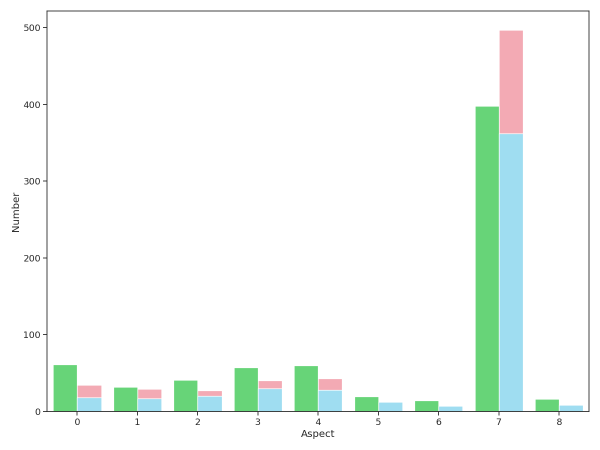
#> input picture HDAE/HDAE/Results/KEYBOARDS/plot_fig1.png, 1200 x 900 px (shown at 1/2 size)
$ jupyter execute run_kb.ipynb   (shell and % lines are left out)
#> lines starting #> are read from the running program, lines starting #| are printed output that depends on the picture
### HDAE/HDAE/config.py
def get_hparams(dataset):
    print('dataset = ', dataset)
    if dataset == "REST_EN":
        hparams = {
            "SEEDS": "restaurant.english",
            "st_num_aspect": 12,
            "general_asp": 0,
            "aspects": 30,
            "lr": 0.005,
            "dis_mu": 2,
            "hyper_beta": 0.02,
            "gb_temp": 1e-08,
            "w2v_ratio": 0.08,
            "mt_ratio": 100,
            "dis_1": 15.0,
            "dis_2": 20.0,
            "dis_3": 50.0,
            "aspect_tsne_bt": 20
        }
    elif dataset == "REST_SP":
        hparams = {
            "SEEDS": "restaurant.spanish",
            "st_num_aspect": 12,
            "general_asp": 0,
            "aspects": 30,

            "lr": 0.005,
            "dis_mu": 2,
            "hyper_beta": 0.02,
            "gb_temp": 1e-08,
            "w2v_ratio": 0.08,
            "mt_ratio": 100,
            "dis_1": 15.0,
            "dis_2": 20.0,
            "dis_3": 50.0,
            "aspect_tsne_bt": 20
        }
    elif dataset == "REST_FR":
        hparams = {
            "SEEDS": "restaurant.french",
            "st_num_aspect": 12,
            "general_asp": 0,
            "aspects": 30,
            "lr": 0.005,
            "dis_mu": 2,
            "hyper_beta": 0.02,
            "gb_temp": 1e-08,
            "w2v_ratio": 0.08,
            "mt_ratio": 100,
            "dis_1": 15.0,
            "dis_2": 20.0,
            "dis_3": 50.0,
            "aspect_tsne_bt": 20
        }
    elif dataset == "REST_RU":
        hparams = {
            "SEEDS": "restaurant.russian",
            "st_num_aspect": 12,
            "general_asp": 0,
            "aspects": 30,

            "lr": 0.005,
            "dis_mu": 2,
            "hyper_beta": 0.02,
            "gb_temp": 1e-08,
            "w2v_ratio": 0.08,
            "mt_ratio": 100,
            "dis_1": 15.0,
            "dis_2": 20.0,
            "dis_3": 50.0,
            "aspect_tsne_bt": 20
        }
    elif dataset == "REST_DU":
        hparams = {
            "SEEDS": "restaurant.dutch",
            "st_num_aspect": 12,
            "general_asp": 0,
            "aspects": 30,

            "lr": 0.005,
            "dis_mu": 2,
            "hyper_beta": 0.02,
            "gb_temp": 1e-08,
            "w2v_ratio": 0.08,
            "mt_ratio": 100,
            "dis_1": 15.0,
            "dis_2": 20.0,
            "dis_3": 50.0,
            "aspect_tsne_bt": 20
        }
    elif dataset == "REST_TU":
        hparams = {
            "SEEDS": "restaurant.turkish",
            "st_num_aspect": 12,
            "general_asp": 0,
            "aspects": 30,

            "lr": 0.005,
            "dis_mu": 2,
            "hyper_beta": 0.02,
            "gb_temp": 1e-08,
            "w2v_ratio": 0.08,
            "mt_ratio": 0.12,
            "dis_1": 15.0,
            "dis_2": 20.0,
            "dis_3": 50.0,
            "aspect_tsne_bt": 20
        }
    elif dataset == "BOOTS":
        hparams = {
            "SEEDS": "boots",
            "st_num_aspect": 9,
            "general_asp": 5,
            "aspects": 30,

            "lr": 0.00000035,
            "dis_mu": 4,
            "hyper_beta": 0.02,
            "gb_temp": 1e-04,
            "w2v_ratio": 0.1,
            "mt_ratio": 5,
            "dis_1": 16.0,
            "dis_2": 16.0,
            "dis_3": 8.0,
            "aspect_tsne_bt": 20
        }
    elif dataset == "BAGS_AND_CASES":
        hparams = {
            "SEEDS": "bags_and_cases",
            "st_num_aspect": 9,
            "general_asp": 4,
            "aspects": 30,

            "lr": 0.00000035,
            "dis_mu": 4,
            "hyper_beta": 0.02,
            "gb_temp": 1e-03,
            "w2v_ratio": 0.1,
            "mt_ratio": 5,
            "dis_1": 2.0,
            "dis_2": 168.0,
            "dis_3": 168.0,
            "aspect_tsne_bt": 20
        }
    elif dataset == "TV":
        hparams = {
            "SEEDS": "tv",
            "st_num_aspect": 9,
            "general_asp": 5,
            "aspects": 30,

            "lr": 0.00000035,
            "dis_mu": 4,
            "hyper_beta": 0.02,
            "gb_temp": 1e-05,
            "w2v_ratio": 0.1,
            "mt_ratio": 1000,
            "dis_1": 16.0,
            "dis_2": 40.0,
            "dis_3": 64.0,
            "aspect_tsne_bt": 20
        }
    elif dataset == "KEYBOARDS":
        hparams = {
            "SEEDS": "keyboards",
            "st_num_aspect": 9,
            "general_asp": 7,
            "aspects": 30,

            "lr": 0.00000015,
            "dis_mu": 4,
            "hyper_beta": 0.02,
            "gb_temp": 1e-05,
            "w2v_ratio": 0.1,
            "mt_ratio": 3000,
            "dis_1": 128.0,
            "dis_2": 32.0,
            "dis_3": 64.0,
            "aspect_tsne_bt": 20
        }
    elif dataset == "VACUUMS":
        hparams = {
            "SEEDS": "vacuums",
            "st_num_aspect": 9,
            "general_asp": 5,
            "aspects": 30,
            "lr": 0.00000015,
            "dis_mu": 4,
            "hyper_beta": 0.02,
            "gb_temp": 1e-06,
            "w2v_ratio": 0.1,
            "mt_ratio": 4000,
            "dis_1": 128.0,
            "dis_2": 4.0,
            "dis_3": 64.0,
            "aspect_tsne_bt": 20
        }
    elif dataset == "BLUETOOTH":
        hparams = {
            "SEEDS": "bluetooth",
            "st_num_aspect": 9,
            "general_asp": 6,
            "aspects": 30,
            "lr": 0.00000035,
            "dis_mu": 4,
            "hyper_beta": 0.02,
            "gb_temp": 1e-02,
            "w2v_ratio": 0.1,
            "mt_ratio": 2,
            "dis_1": 16.0,
            "dis_2": 168.0,
            "dis_3": 16.0,
            "aspect_tsne_bt": 20
        }
    else:
        raise NameError(f"\'{dataset}\' is not a valid dataset.")

    return hparams

### HDAE/HDAE/run_kb.ipynb
# Running HDAE for OPOSUM and Restaurant Review Dataset

After running the following code, all the information of evaluation for each epoch will be store in `Results` folder, including `F1 score`, `bar plot`, and `TSNE plot` shown in our paper.

[cell 1]
""" Global Setting """
import os
from config import get_hparams

os.environ["CUDA_VISIBLE_DEVICES"]="2"

from config import get_hparams

# BOOTS, BAGS_AND_CASES, TV, KEYBOARDS, VACUUMS, BLUETOOTH
# "REST_" + "EN" | "SP" | "FR" | "RU" | "DU" | "TU"
DATASET = "KEYBOARDS"
locals().update(get_hparams(DATASET))

sumout = f"./Results/{DATASET}/"
aspect_seeds = f"./data/seedwords/{SEEDS}.{aspects}-weights.txt"
aspect_init_file = f"./data/seedwords/{SEEDS}.{aspects}.txt"
train_type = "rec_mt_neva_tsne"
student_type = "hyper_rec_dis_10_gbl_tsne"

command = f"python3 ./main.py --sumout {sumout} \
                              --aspect_seeds {aspect_seeds} \
                              --aspect_init_file {aspect_init_file} \
                              --general_asp {general_asp} \
                              --dataset {DATASET} \
                              --train_type {train_type} --student_type {student_type} \
                              --lr {lr} \
                              --dis_mu {dis_mu} \
                              --hyper_beta {hyper_beta} \
                              --gb_temp {gb_temp} \
                              --w2v_ratio {w2v_ratio} \
                              --st_num_aspect {st_num_aspect} \
                              --mt_ratio {mt_ratio} \
                              --dis_1 {dis_1} --dis_2 {dis_2} --dis_3 {dis_3} \
                              --aspect_tsne_bt {aspect_tsne_bt}"

[cell 2]
""" Running HDAE """
print("Running Command:")
print(' '.join(command.split()))

[cell 3]
""" Show Results """
from PIL import Image

best_epoch = 1 # manually select

display(Image.open(f"{sumout}plot_fig{best_epoch}.png").resize((800, 600)))
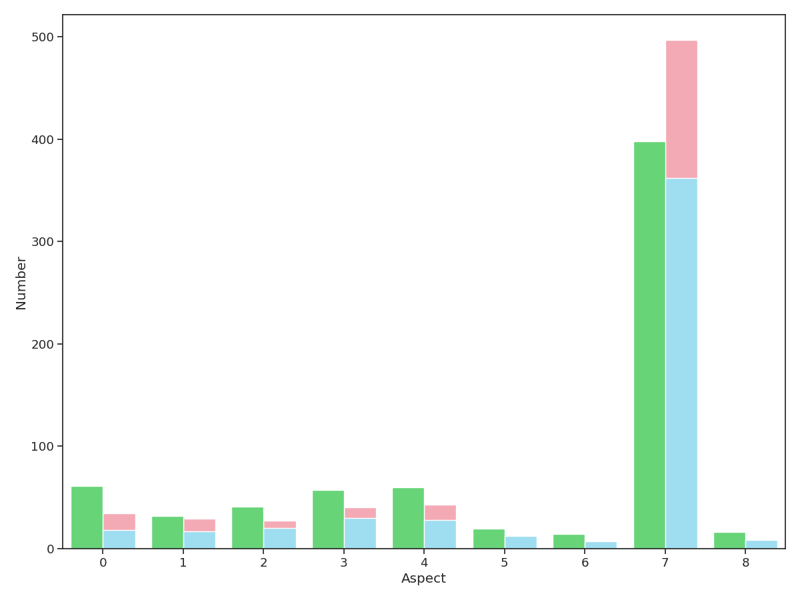
#> shown: PIL image 800x600 RGBA; mean R, G, B, A 243, 249.1, 245.7, 255
display(Image.open(f"{sumout}TSNE_type_fig{best_epoch}.png").resize((800, 600)))
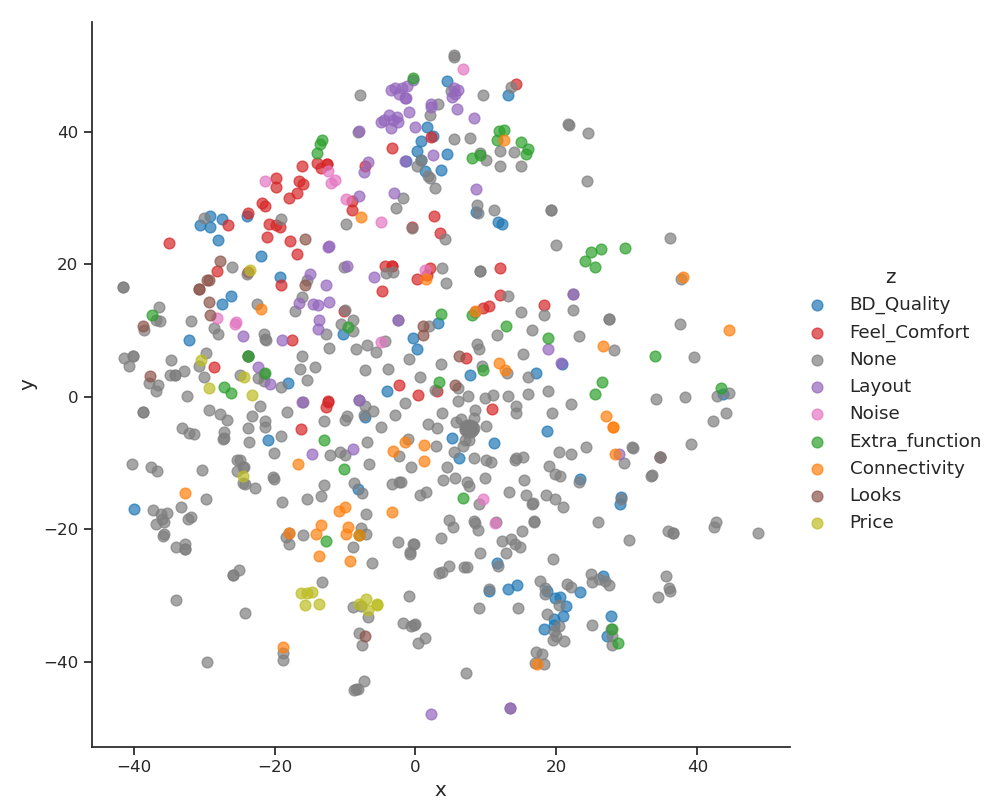
#> input picture HDAE/HDAE/Results/KEYBOARDS/TSNE_type_fig1.png, 998 x 800 px
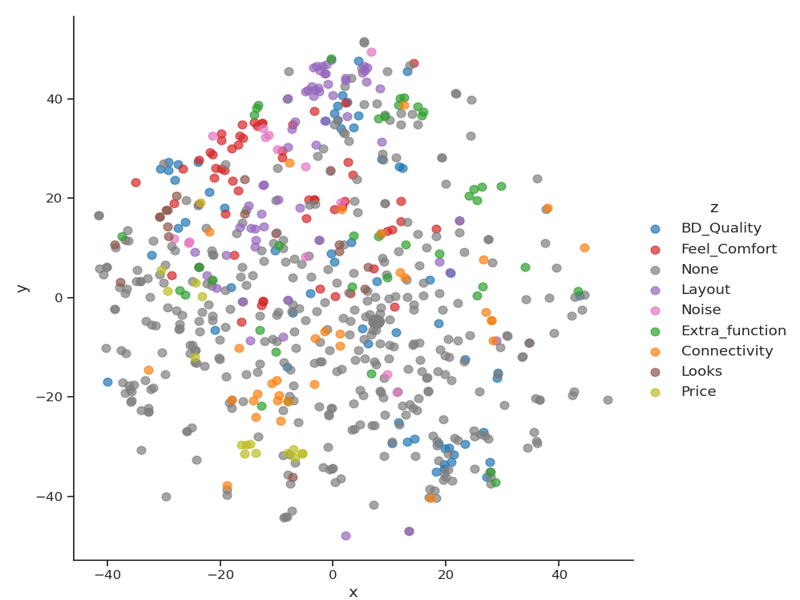
#> shown: PIL image 800x600 RGBA; mean R, G, B, A 245.6, 244.7, 244.5, 255
